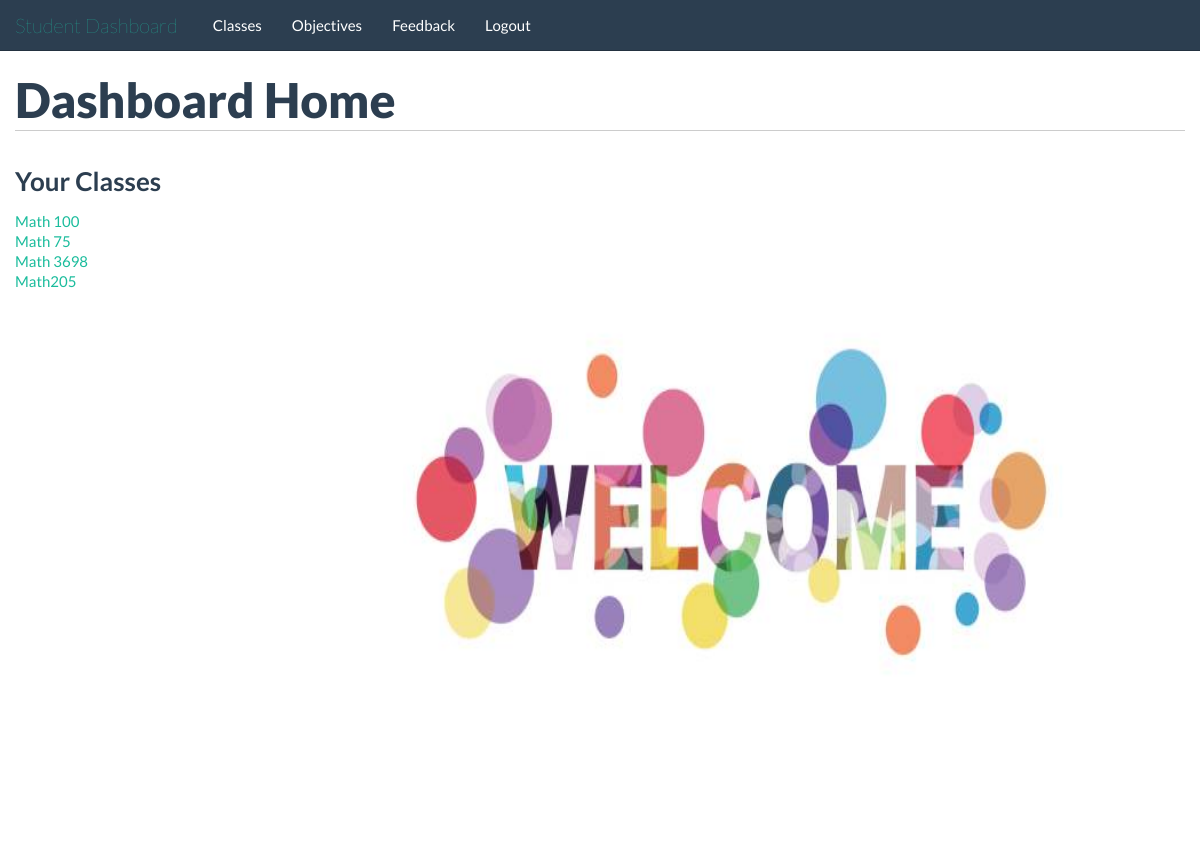
/students/ (signed in), run on the app's committed database.
### tables this page shows
CREATE TABLE classes(
id INTEGER PRIMARY KEY,
teacher_id INTEGER,
name TEXT,
FOREIGN KEY(teacher_id) REFERENCES people(id)
);

### application/students.py (the view)
@app.route('/students/')
@validate_student
def student_home():
	return render_template('/students/index.html', classes=get_student_classes())
	rv = "You were logged in"
	return rv

### application/db_connect.py (called while the page is built)
def get_db():
    db = getattr(g, '_database', None)
    if db is None:
        db = g._database = sqlite3.connect(DATABASE)
    return db

@app.teardown_appcontext
def close_connection(exception):
    db = getattr(g, '_database', None)
    if db is not None:
        db.close()

def query_db(query, args=(), one=False):
    cur = get_db().execute(query, args)
    returnval = cur.fetchall()
    cur.close()
    return (returnval[0] if returnval else None) if one else returnval

def validate_student(func):
	@wraps(func)
	def f(*args, **kwds):
		if not 'isTeacher' in session:
			return redirect("/")
		if session['isTeacher'] == 1:
			return redirect("/teachers/")
		return func(*args, **kwds)
	return f

def get_student_classes():
	class_data = query_db("SELECT classes.id, classes.name FROM classes JOIN roster ON roster.class_id = classes.id where people_id=?;", [session['id']])
	classes = []
	for class_info in class_data:
		student_class = {}
		student_class['id'] = class_info[0]
		student_class['name'] = class_info[1]
		classes.append(student_class)
	return classes

### application/templates/students/index.html (shortened to what this page needs)
{% extends "/students/base_template.html" %}
	{% block body %}
		<div class="container">
			<div class="row">
				<div class="span12">
					<h1>Dashboard Home</h1>
				</div>
			</div>
			<div class="row">
				<div class="span4">
					<h2>Your Classes</h2>
					<ul>
						{% for class in classes %}
							<li><a href="/students/class/{{class.id}}/">{{class.name}}</a></li>
						{% endfor %}
					</ul>
				</div>
				<img src="/static/images/welcome.png" alt="Welcome" style="float:none;float:top;width:700px;height:700px;">
			</div>
		</div>
	{% endblock %}

### application/templates/students/base_template.html (style rules this page uses)
h1 { border-bottom: 1px solid #ccc; padding-bottom: 10px; margin-bottom: 20px; }
h2 { font-size: 26px; }

### application/templates/students/index.html (style rules this page uses)
ul { list-style-type: none; margin: 0; }

### data on the page
classes: name "Math 100"
classes: name "Math 75"
classes: name "Math 3698"
classes: name "Math205"

### other printed values
{{ link_text|e }} "Classes" "Objectives" "Feedback" "Logout"
